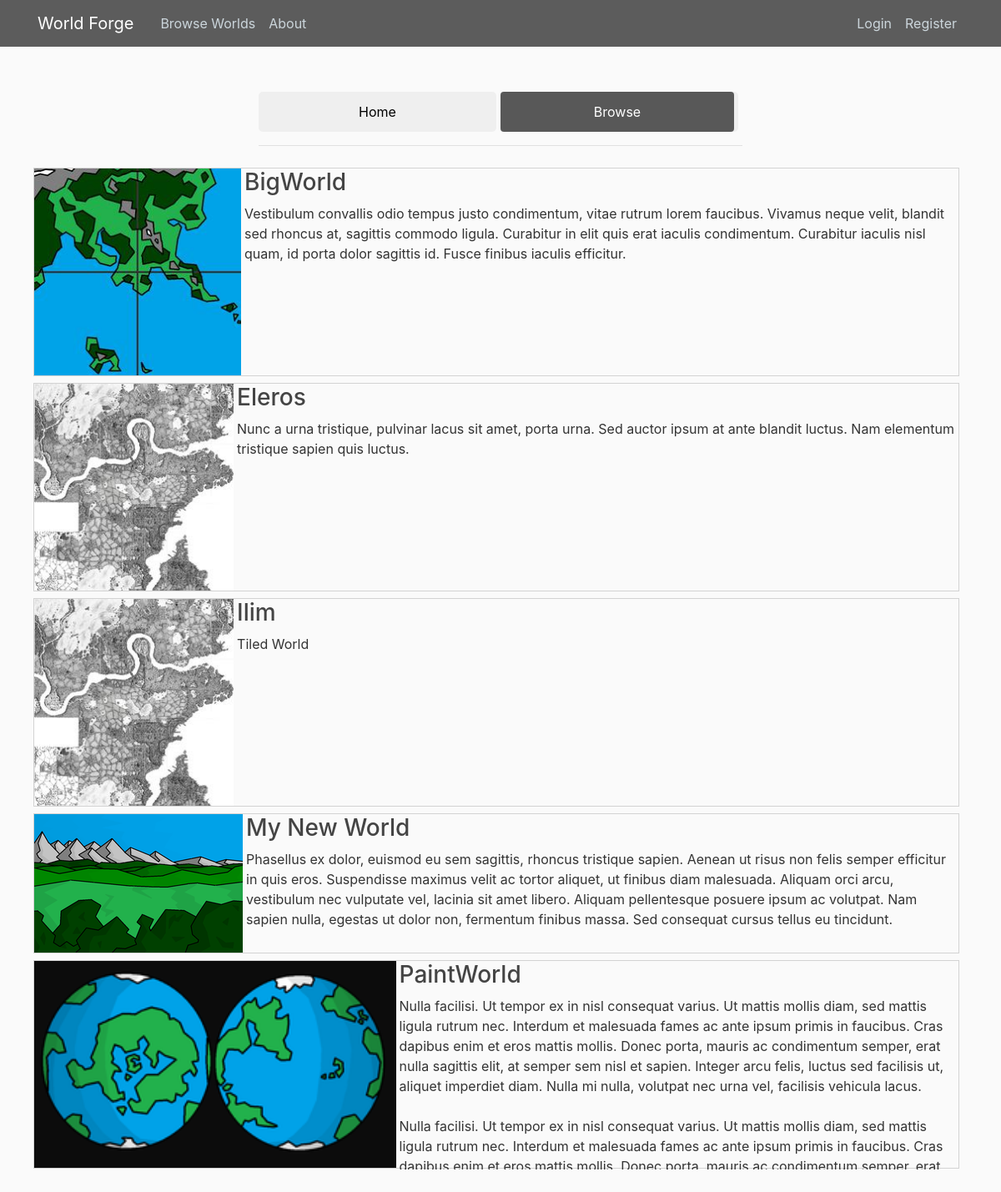
The page /forge/browse_worlds/ on the database its author committed.
### forge/models.py (models this page shows, shortened)
class World(models.Model):
    is_public = models.BooleanField(default=False)
    name = models.CharField(max_length=100, validators=[validate_name,])
    genre = models.CharField(max_length=100, blank=True)
    description = models.TextField(blank=True)
    story = models.TextField(blank=True)
    creator = models.ForeignKey(User, on_delete=models.CASCADE)
    image = models.ImageField(upload_to='world_images', blank=True)
    image_thumb = models.ImageField(upload_to='world_images/thumbs', blank=True)
    image_credit = models.CharField(max_length=120, blank=True)
    str_name = models.CharField(max_length=200, blank=True)
    class Meta:
        ordering = ('str_name',)
        unique_together= (('creator', 'name'),)

### forge/views.py (the view)
def browse_worlds(request):
    users = User.objects.all()
    worlds = World.objects.filter(is_public=True).order_by('name')
    context = {
        'users': users,
        'worlds': worlds,
        'browse_active': 'active',
        }
    return render(request, 'forge/browse_worlds.html', context)

### forge/templates/forge/browse_worlds.html (shortened to what this page needs)
{% extends 'forge/base.html' %}
{% load static %}
{% block content %}
<div class="center-div">
    {% include 'forge/sub_nav.html' %}
</div>
<div class="container">
  <div class="row">
  {% for world in worlds %}
    <div class="span4 mb-2" style="max-height:250px; margin-left: 10px; width: 1110px; min-width: 500px; border: 1px solid lightgray">
      <a href="{% url 'world_detail' world.creator.username world.name %}">
        {% if world.image_thumb %}
        <img class="mr-1 hover_img img-fluid float-left" style="height: 100%; margin:auto;" src="{{ world.image_thumb.url }}"/>
        {% else %}
        <img class="mr-1 hover_img img-fluid float-left" src="{% static 'forge/default_world_thumb.jpg' %}"/>
        {% endif %}
      </a>
      <div class="content-heading ml-1" style="overflow-y: scroll; max-height:250px;">
        <h3>{{ world.name }}</h3>
        <p class="description-content">{{ world.description | linebreaksbr  }}</p>
      </div>
    </div>
  {% endfor %}
  </div>
</div>
{% endblock %}

### forge/static/forge/main.css (style rules this page uses)
body { background: #fafafa; color: #333333; margin-top: 5rem; }
h1, h2, h3, h4, h5, h6 { color: #444444; }
.center-div { margin: auto; width: 50%; padding: 10px; text-align: center; }

### rows shown on the page
World: image_thumb (picture), name "BigWorld", description "Vestibulum convallis odio tempus justo condimentum, vitae rutrum lorem faucibus. Vivamus neque velit, blandit sed rhoncus at, sagittis commodo ligula. Curabitur in elit quis erat iaculis condimentum. Curabitur iaculis nisl quam, id porta dolor sagittis id. Fusce finibus iaculis efficitur."
World: image_thumb (picture), name "Eleros", description "Nunc a urna tristique, pulvinar lacus sit amet, porta urna. Sed auctor ipsum at ante blandit luctus. Nam elementum tristique sapien quis luctus."
World: image_thumb (picture), name "Ilim", description "Tiled World"
World: image_thumb (picture), name "My New World", description "Phasellus ex dolor, euismod eu sem sagittis, rhoncus tristique sapien. Aenean ut risus non felis semper efficitur in quis eros. Suspendisse maximus velit ac tortor aliquet, ut finibus diam malesuada. Aliquam orci arcu, vestibulum nec vulputate vel, lacinia sit amet libero. Aliquam pellentesque posuere ipsum ac volutpat. Nam sapien nulla, egestas ut dolor non, fermentum finibus massa. Sed consequat cursus tellus eu tincidunt."
World: image_thumb (picture), name "PaintWorld", description "Nulla facilisi. Ut tempor ex in nisl consequat varius. Ut mattis mollis diam, sed mattis ligula rutrum nec. Interdum et malesuada fames ac ante ipsum primis in faucibus. Cras dapibus enim et eros mattis mollis. Donec porta, mauris ac condimentum semper, erat nulla sagittis elit, at semper sem nisl et sapien. Integer arcu felis, luctus sed facilisis ut, aliquet imperdiet diam. Nulla mi nulla, volutpat nec urna vel, facilisis vehicula lacus. Nulla facilisi. Ut tempor ex in nisl consequat varius. Ut mattis mollis diam, sed mattis ligula rutrum nec. Interdum et malesuada fames ac ante ipsum primis in faucibus. Cras…"
